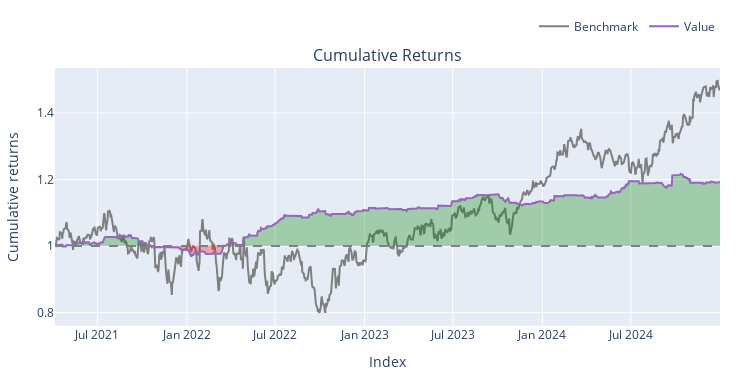

The notebook cell saved with this chart:
### Code cell
import vectorbt as vbt

# Prezzi
y_ticker, x_ticker = tickers[:2]                
prices = df[[y_ticker, x_ticker]].astype(float)

# Pesi
beta_lag = df['beta_t'].shift(1).ffill().clip(-10, 10)
pos = df['signal'].fillna(0.0) # vbt fa già lo shift(1) --> usare df[signal]
gross = 1.0 + beta_lag.abs()

w_y =  pos / gross
w_x = -pos * beta_lag / gross

weights = pd.DataFrame({
    y_ticker: w_y,
    x_ticker: w_x
}, index=prices.index).fillna(0.0)


# BT
pf = vbt.Portfolio.from_orders(
    close=prices,
    size=weights,
    size_type='targetpercent',
    init_cash=10_000,
    fees=0.0001,
    cash_sharing=True,
    freq='1D'
)

print(pf.stats())
pf.plot().show()

### Figure 1 — Plotly figure (JSON) as saved in the notebook; plotly's stock layout.template omitted (floating-point values rounded to 4 significant figures; data arrays with more than 128 entries replaced by an {"elided": "..."} marker saying what was removed)
{"data": [{"legendgroup": "0", "line": {"color": "#7f7f7f"}, "name": "Benchmark", "showlegend": true, "type": "scatter", "uid": "1d75c372-235c-4ffc-b15e-81e548b953e4", "x": {"elided": "943 str values"}, "xaxis": "x", "y": {"elided": "943 float values"}, "yaxis": "y"}, {"hoverinfo": "skip", "legendgroup": "1", "line": {"color": "rgba(0, 0, 0, 0)", "width": 0}, "opacity": 0, "showlegend": false, "type": "scatter", "uid": "d3a1ee3c-6b6a-4313-9808-6e2b920aefd7", "x": {"elided": "943 str values"}, "xaxis": "x", "y": {"elided": "943 int values"}, "yaxis": "y"}, {"connectgaps": false, "fill": "tonexty", "fillcolor": "rgba(0, 128, 0, 0.3)", "hoverinfo": "skip", "legendgroup": "1", "line": {"color": "rgba(0, 0, 0, 0)", "width": 0}, "opacity": 0, "showlegend": false, "type": "scatter", "uid": "13e41b09-1755-4fb0-959c-c6f8880dadad", "x": {"elided": "943 str values"}, "xaxis": "x", "y": {"elided": "943 float values"}, "yaxis": "y"}, {"hoverinfo": "skip", "legendgroup": "1", "line": {"color": "rgba(0, 0, 0, 0)", "width": 0}, "opacity": 0, "showlegend": false, "type": "scatter", "uid": "e9613ac9-d048-4d76-a937-9da79d7ee30a", "x": {"elided": "943 str values"}, "xaxis": "x", "y": {"elided": "943 int values"}, "yaxis": "y"}, {"connectgaps": false, "fill": "tonexty", "fillcolor": "rgba(255, 0, 0, 0.3)", "hoverinfo": "skip", "legendgroup": "1", "line": {"color": "rgba(0, 0, 0, 0)", "width": 0}, "opacity": 0, "showlegend": false, "type": "scatter", "uid": "d1020a63-eb04-4614-9e7a-66e7bb9e701d", "x": {"elided": "943 str values"}, "xaxis": "x", "y": {"elided": "943 float values"}, "yaxis": "y"}, {"legendgroup": "2", "line": {"color": "#9467bd"}, "name": "Value", "showlegend": true, "type": "scatter", "uid": "9659acde-01b4-4a1c-a9f9-bd4f41f3528f", "x": {"elided": "943 str values"}, "xaxis": "x", "y": {"elided": "943 float values"}, "yaxis": "y"}, {"hoverinfo": "skip", "legendgroup": "1", "line": {"color": "rgba(0, 0, 0, 0)", "width": 0}, "opacity": 0, "showlegend": false, "type": "scatter", "uid": "b079c846-753c-4110-b965-b9ec5a7329c3", "x": {"elided": "943 str values"}, "xaxis": "x", "y": {"elided": "943 int values"}, "yaxis": "y"}], "layout": {"annotations": [{"font": {"size": 16}, "showarrow": false, "text": "Cumulative Returns", "x": 0.5, "xanchor": "center", "xref": "paper", "y": 1, "yanchor": "bottom", "yref": "paper"}], "height": 380, "legend": {"orientation": "h", "traceorder": "normal", "x": 1, "xanchor": "right", "y": 1.105, "yanchor": "bottom"}, "margin": {"b": 30, "l": 30, "r": 30, "t": 30}, "shapes": [{"line": {"color": "gray", "dash": "dash"}, "type": "line", "x0": 0, "x1": 1, "xref": "paper", "y0": 1, "y1": 1, "yref": "y"}], "showlegend": true, "width": 750, "xaxis": {"anchor": "y", "domain": [0, 1], "title": {"text": "Index"}}, "yaxis": {"anchor": "x", "domain": [0, 1], "title": {"text": "Cumulative returns"}}}}
